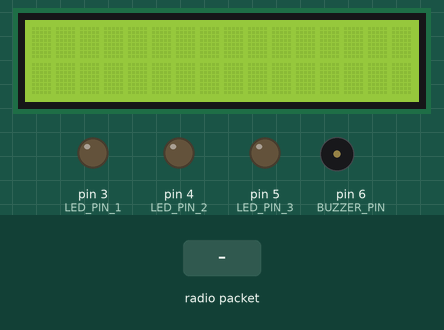
Bench run of a sketch on a simulated Arduino Uno, built with avr-gcc and run on an emulated ATmega328P. Parts: 16×2 character LCD, output pins drawn as LEDs (lit = HIGH), buzzer (waves = sounding, pin HIGH). The test bench sets the inputs (shaded band). No radio packets arrive unless stated; what the sketch prints to the serial monitor is not drawn.

Above: at 1.2 s.
1.3 s: radio packet "90" arrives
At 3.2 s:
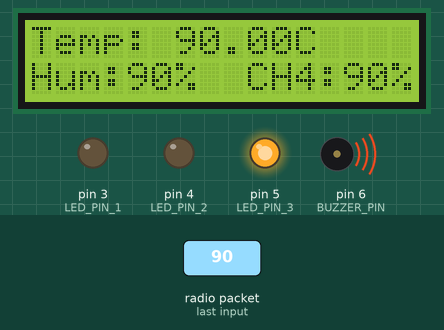
3.8 s: radio packet "200" arrives
At 5.2 s:
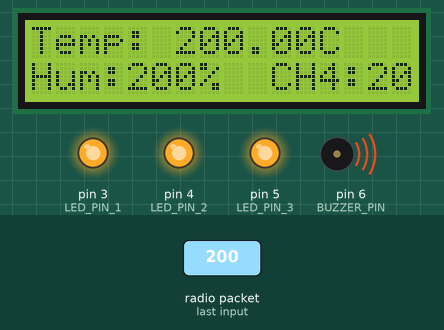
6.3 s: radio packet "5" arrives
At 8.0 s:
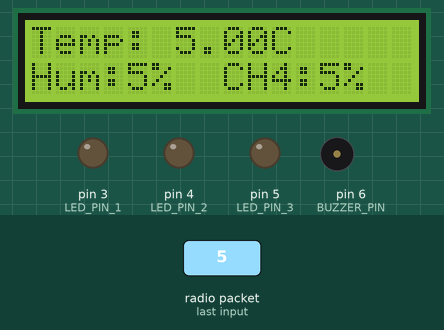
Timing chart, 0 to 9.5 s (numbered marks = the images above; inputs shaded):
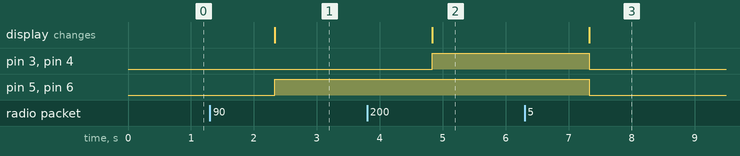

The sketch:

Receiver_Code.ino
```cpp
#include <Wire.h>
#include <LiquidCrystal_I2C.h>
#include <SPI.h>
#include <LoRa.h>

#define LED_PIN_1 3
#define LED_PIN_2 4
#define LED_PIN_3 5
#define BUZZER_PIN 6

#define THRESHOLD_TEMPERATURE 100.0
#define THRESHOLD_HUMIDITY 95.0
#define THRESHOLD_CH4 10.0

LiquidCrystal_I2C lcd(0x27, 16, 2); // Set the LCD address to 0x27 for a 16 chars and 2 line display

void setup() {
  Serial.begin(9600);
  while (!Serial);

  if (!LoRa.begin(433E6)) {
    Serial.println("LoRa init failed. Check your connections.");
    while (1);
  }
  Serial.println("Receiver initialisation OK!");

  lcd.init();
  lcd.backlight();

  pinMode(LED_PIN_1, OUTPUT);
  pinMode(LED_PIN_2, OUTPUT);
  pinMode(LED_PIN_3, OUTPUT);
  pinMode(BUZZER_PIN, OUTPUT);
}

void loop() {
  if (LoRa.parsePacket()) {
    while (LoRa.available()) {
      String receivedData = LoRa.readString();

      float temperature = receivedData.substring(0, receivedData.indexOf(',')).toFloat();
      receivedData.remove(0, receivedData.indexOf(',') + 1);
      int humidity = receivedData.substring(0, receivedData.indexOf(',')).toInt();
      receivedData.remove(0, receivedData.indexOf(',') + 1);
      int CH4_percentage = receivedData.substring(0, receivedData.indexOf(',')).toInt();
      receivedData.remove(0, receivedData.indexOf(',') + 1);

      Serial.println("Temperature: " + String(temperature) + "°C, Humidity: " + String(humidity) + "%, CH4: " + String(CH4_percentage) + "%");

      lcd.clear();
      lcd.setCursor(0, 0);
      lcd.print("Temp: " + String(temperature) + "C");
      lcd.setCursor(0, 1);
      lcd.print("Hum:" + String(humidity) + "%  CH4:" + String(CH4_percentage) + "%");

      if (temperature > THRESHOLD_TEMPERATURE) {
        digitalWrite(LED_PIN_1, HIGH);
        digitalWrite(BUZZER_PIN, HIGH);
      } else {
        digitalWrite(LED_PIN_1, LOW);
        digitalWrite(BUZZER_PIN, LOW);
      }
      if (humidity > THRESHOLD_HUMIDITY) {
        digitalWrite(LED_PIN_2, HIGH);
        digitalWrite(BUZZER_PIN, HIGH);
      } else {
        digitalWrite(LED_PIN_2, LOW);
        digitalWrite(BUZZER_PIN, LOW);
      }
      if (CH4_percentage > THRESHOLD_CH4) {
        digitalWrite(LED_PIN_3, HIGH);
        digitalWrite(BUZZER_PIN, HIGH);
      } else {
        digitalWrite(LED_PIN_3, LOW);
        digitalWrite(BUZZER_PIN, LOW);
      }
    }
  }
}
```

Measured:
- after the input at 1.3 s, pin 5 (LED_PIN_3), pin 6 (BUZZER_PIN): LOW → HIGH after 1.0 s; the display: changes after 1.0 s (image 1)
- after the input at 3.8 s, pin 3 (LED_PIN_1), pin 4 (LED_PIN_2): LOW → HIGH after 1.0 s; the display: changes after 1.0 s (image 2)
- after the input at 6.3 s, pin 3 (LED_PIN_1), pin 4 (LED_PIN_2), pin 5 (LED_PIN_3), pin 6 (BUZZER_PIN): HIGH → LOW after 1.0 s; the display: changes after 1.0 s (image 3)
